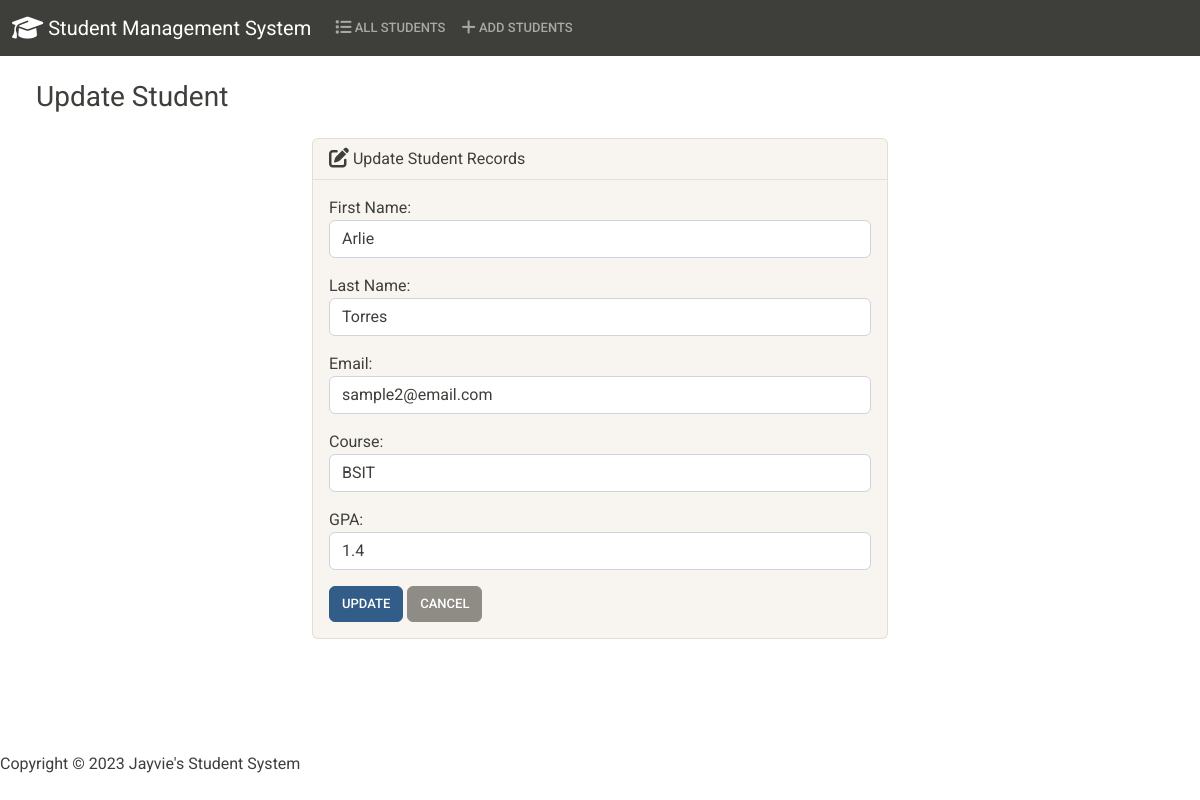
Page /edit/2/ on the committed database.
### students/models.py (models this page shows, shortened)
class Student(models.Model):
    student_number = models.CharField(max_length=8)
    first_name = models.CharField(max_length=50)
    last_name = models.CharField(max_length=50)
    email = models.EmailField(max_length=100)
    course = models.CharField(max_length=50)
    gpa = models.FloatField()

### students/views.py (the view)
# urls.py: path('edit/<int:id>/', views.edit, name='edit'),
def edit(request, id):
    if request.method == 'POST':
        students = Student.objects.get(pk=id)
        form = StudentForm(request.POST, instance=students)
        if form.is_valid():
            form.save()
            return render(request, 'students/edit.html', {
                'form': form,
                'success': True,
            })
    else:
        student = Student.objects.get(pk=id)
        form = StudentForm(instance=student)
        return render(request, 'students/edit.html', {
            'form': form
        })

### students/forms.py
class StudentForm(forms.ModelForm):
    class Meta:
        model = Student
        fields = ['first_name', 'last_name', 'email', 'course', 'gpa']
        labels = {
            'first_name': 'First Name',
            'last_name': 'Last Name',
            'email': 'Email',
            'course': 'Course',
            'gpa': 'GPA',
        }
        widgets = {
            'first_name': forms.TextInput(attrs={'class': 'form-control'}),
            'last_name': forms.TextInput(attrs={'class': 'form-control'}),
            'email': forms.EmailInput(attrs={'class': 'form-control'}),
            'course': forms.TextInput(attrs={'class': 'form-control'}),
            'gpa': forms.NumberInput(attrs={'class': 'form-control'}),
        }

### students/templates/students/edit.html
{% extends 'students/base.html' %} {% block body %}
<h3 class="'text-center m-4">Update Student</h3>
{% if success %}
<div class="alert alert-success" role="alert">
  The student has been successfully updated!
  <a href="{% url 'index' %}" class="alert-link">Go to Home Page.</a>
</div>
{% else %}
<div class="row justify-content-center">
  <div class="col-6">
    <div class="card bg-light mb-3">
      <div class="card-header">
        <i class="fa-solid fa-pen-to-square fa-lg"></i> Update Student Records
      </div>
      <div class="card-body">
        <form action="" method="POST">
          {% csrf_token %} {{ form.as_p }}
          <button type="submit" class="btn btn-primary">Update</button>
          <a href="{% url 'index' %}" class="btn btn-secondary">Cancel</a>
        </form>
      </div>
    </div>
  </div>
</div>
{% endif %} {% endblock %}

### rows in the picture
Student: first_name "Arlie", last_name "Torres", email "sample2@email.com", course "BSIT", gpa "1.4"
